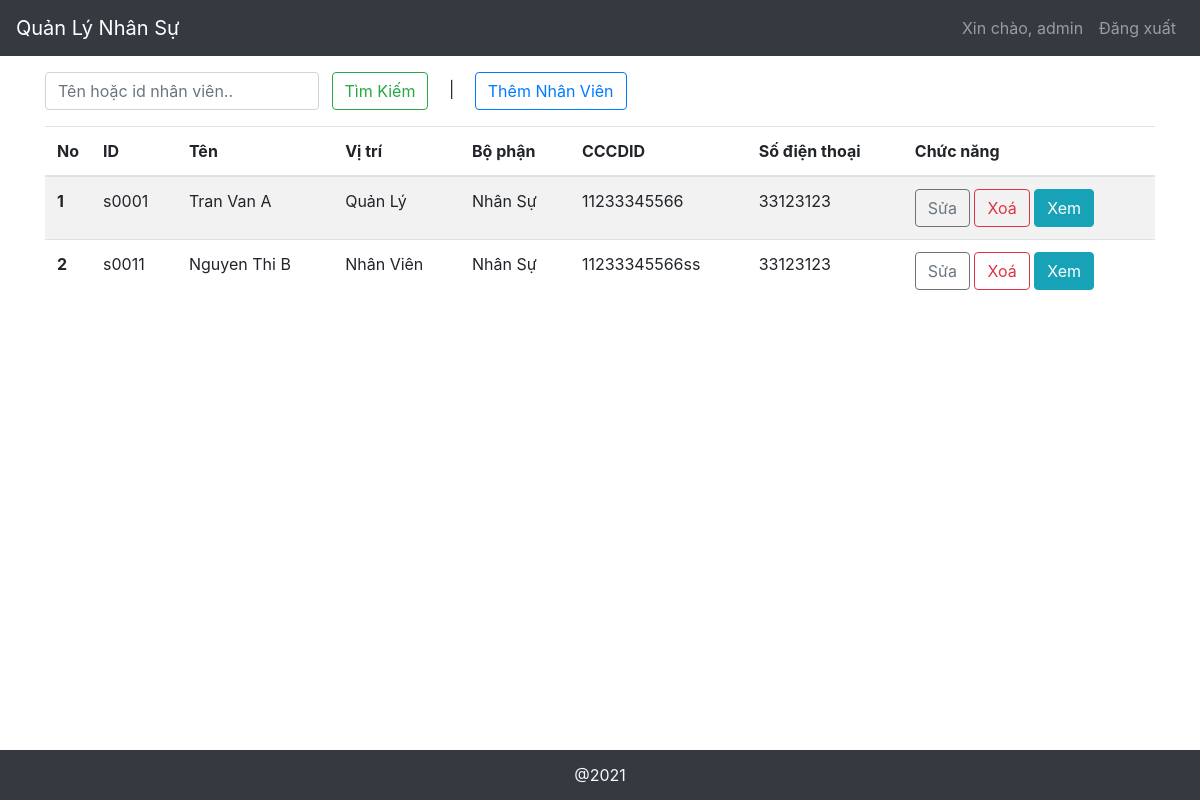
The page /profile_management/ (signed in) on the database its author committed.
### core/models.py (models this page shows, shortened)
class Staff(models.Model):
  staff_id = models.CharField(max_length=5, unique=True)
  staff_name = models.CharField(max_length=50)
  role = models.IntegerField(choices=ROLE_CHOICES, default=2)
  phone = models.CharField(max_length=20)
  card_id = models.CharField(max_length=20, unique=True)
  address = models.CharField(max_length=200)
  department = models.CharField(choices=DEPARTMENT_CHOICES, max_length=1)
  qualification = models.CharField(choices=QUALIFICATION_CHOICES,max_length=2, null=True, blank=True)

### core/views.py (the view)
# urls.py: path('profile_management/', views.profile_management, name='profile_management'),
@login_required
def profile_management(request):
    staffs = Staff.objects.all()
    context = {
      'staffs': staffs,
      'form': StaffForm,
    }
    return render(request, 'profile_management.html', context)

### templates/profile_management.html (shortened to what this page needs)
{% extends "base.html" %}
{% block content %}
<div class="management my-3">
  <form class="search-form form-inline my-2 my-lg-0 d-inline" method="POST">
    <input class="form-control mr-sm-2" type="search" placeholder="Tên hoặc id nhân viên.." aria-label="Search" name="search_data" required>
    <button class="btn btn-outline-success my-2 my-sm-0" type="submit">Tìm Kiếm</button>
  </form>
  <span class="mx-3">|</span> <button class="btn btn-outline-primary my-2 my-sm-0 btn-add-staff" type="button" data-toggle="modal" data-target="#staffModal">Thêm Nhân Viên</button>
</div>
{% if not staffs %}
  <span id="empty-msg">There's 0 staff.</span>
{% else %}
<table class="table table-striped staff-table">
  <thead>
    <tr>
      <th scope="col" style="width: 1rem;">No</th>
      <th scope="col">ID</th>
      <th scope="col">Tên</th>
      <th scope="col">Vị trí</th>
      <th scope="col">Bộ phận</th>
      <th scope="col">CCCDID</th>
      <th scope="col">Số điện thoại</th>
      <th scope="col">Chức năng</th>
    </tr>
  </thead>
  <tbody class="table-body" data-length="{{ staffs|length }}">
    {% for staff in staffs %}
    <tr class="staff{{ forloop.counter }} staffpk{{staff.pk}}" data-staff_id="{{ staff.staff_id }}" data-staff_name="{{ staff.staff_name }}" data-role="{{ staff.role }}" data-department="{{ staff.department }}" data-card_id="{{ staff.card_id }}" data-phone="{{ staff.phone }}" data-address="{{ staff.address }}" data-qualification="{{ staff.qualification }}" data-index="{{ staff.pk }}">
      <th scope="row" style="width: 1rem;">{{ forloop.counter }}</th>
      <td>{{ staff.staff_id }}</td>
      <td>{{ staff.staff_name }}</td>
      <td>{{ staff.get_role_display }}</td>
      <td>{{ staff.get_department_display }}</td>
      <td>{{ staff.card_id }}</td>
      <td>{{ staff.phone }}</td>
      <td>
        <button class="btn btn-outline-secondary my-2 my-sm-0 btn-edit" data-no="{{ forloop.counter }}" type="button" data-toggle="modal" data-target="#staffModal">Sửa</button>
        <button class="btn btn-outline-danger my-2 my-sm-0 btn-del" data-no="{{ forloop.counter }}" type="button" data-toggle="modal" data-target="#staffModalDel">Xoá</button>
        <a href="{% url 'staff_detail' staff.pk %}" type="button" class="btn btn-info">Xem</a>
      </td>
    </tr>
    {% endfor %}
  </tbody>
</table>
{% endif %}
{% endblock %}

### templates/base.html (shortened to what this page needs)
<!DOCTYPE html>
<html lang="en">
<head>
  {% load static %}
  <link rel="stylesheet" href="https://stackpath.bootstrapcdn.com/bootstrap/4.4.1/css/bootstrap.min.css">
  <link href="https://stackpath.bootstrapcdn.com/font-awesome/4.7.0/css/font-awesome.min.css" rel="stylesheet">
</head>
<body>
  <header>
    <nav class="navbar navbar-expand-lg navbar-dark bg-dark">
      <a class="navbar-brand" href="{% url 'home' %}">Quản Lý Nhân Sự</a>
      <div class="collapse navbar-collapse" id="navbarNavAltMarkup">
        <div class="navbar-nav ml-auto">
          {% if user.is_anonymous %}
          <a class="nav-item nav-link nav-func" href="{% url 'login' %}">Đăng nhập</a>
          {% else %}
          <a class="nav-item nav-link nav-user">Xin chào, {{ user }}</a>
          <a class="nav-item nav-link nav-func" href="{% url 'logout' %}">Đăng xuất</a>
          {% endif %}
        </div>
      </div>
    </nav>
  </header>
  <main class="container">
    {% block content %}
    {% endblock %}
  </main>
  <footer class="bg-dark text-light">
    <span>@2021</span>
  </footer>
  <link rel="stylesheet" href="https://cdnjs.cloudflare.com/ajax/libs/tempusdominus-bootstrap-4/5.1.2/css/tempusdominus-bootstrap-4.min.css" />
</body>
</html>

### templates/base.html (style rules this page uses)
body { min-height: 100vh; display: flex; flex-direction: column; }
footer { margin-top: auto; display: flex; justify-content: center; align-items: center; height: 50px; }
input { padding: 5px 7px; }

### rows shown on the page
Staff: staff_id "s0001", staff_name "Tran Van A", role "Quản Lý", department "Nhân Sự", card_id "11233345566", phone "33123123"
Staff: staff_id "s0011", staff_name "Nguyen Thi B", role "Nhân Viên", department "Nhân Sự", card_id "11233345566ss", phone "33123123"

### other values the page prints
{{ user }} "admin"
